Frame 1 (no input): blank canvas, image omitted
Frame 60 (the mouse pressed at the canvas centre just before this capture): blank canvas, image omitted
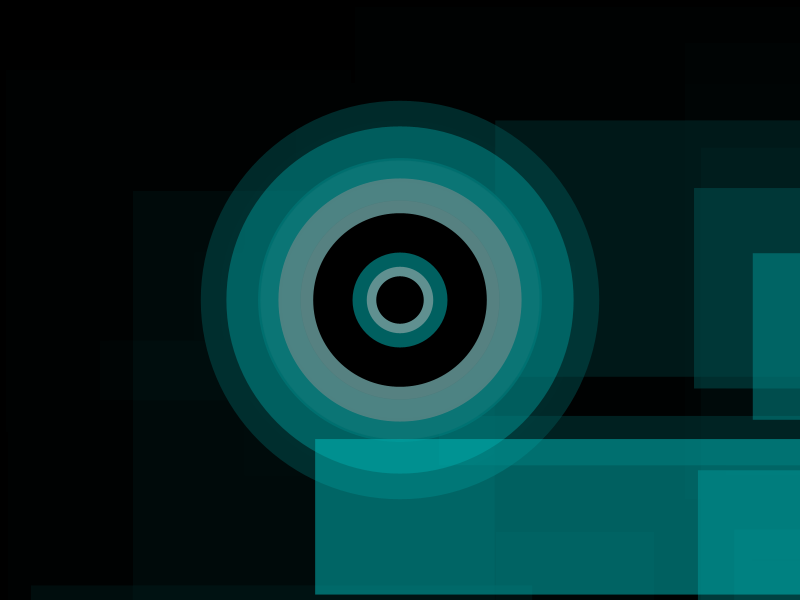
Frame 120 (the mouse held since frame 60 and released just before this capture)

The Processing sketch whose frames 1 and 60 were blank and that drew this single picture after the mouse press (run headless with seeded random() and noise(); from frame 60 on, the mouse is pressed at the canvas centre):

// Processing sketch: processing_4788
// ── processing_4788.pde

float y;
float h1;
float h2;
float h3;
float h4;



void setup(){
  size(800,600);
  background(0);
  smooth();
  colorMode(HSB,100);
  frameRate(15);
}
void draw(){
  noCursor();
  y = random(40,400);
  h1 = random(0,800);
  h2 = random(0,600);
  h3 = random(0,800);
  h4 = random(0,600);
  if (mousePressed == true){
    noStroke();
    fill(mouseX/8,100,100,mouseY/-6 + 100);
    ellipse(mouseX,mouseY,y,y);
    noStroke();
    fill(100,0,100,mouseY/-6 + 100);
    ellipse(mouseX,mouseY,y/1.428,y/1.428);
    noStroke();
    fill(0);
    ellipse(mouseX,mouseY,y/2,y/2);
    noStroke();
    fill(mouseX/8,100,100,mouseY/-6 + 100);
    rect(h1,h2,h3,h4);
  }
fill(0,25);
rect(0,0,width,height);
}

   
